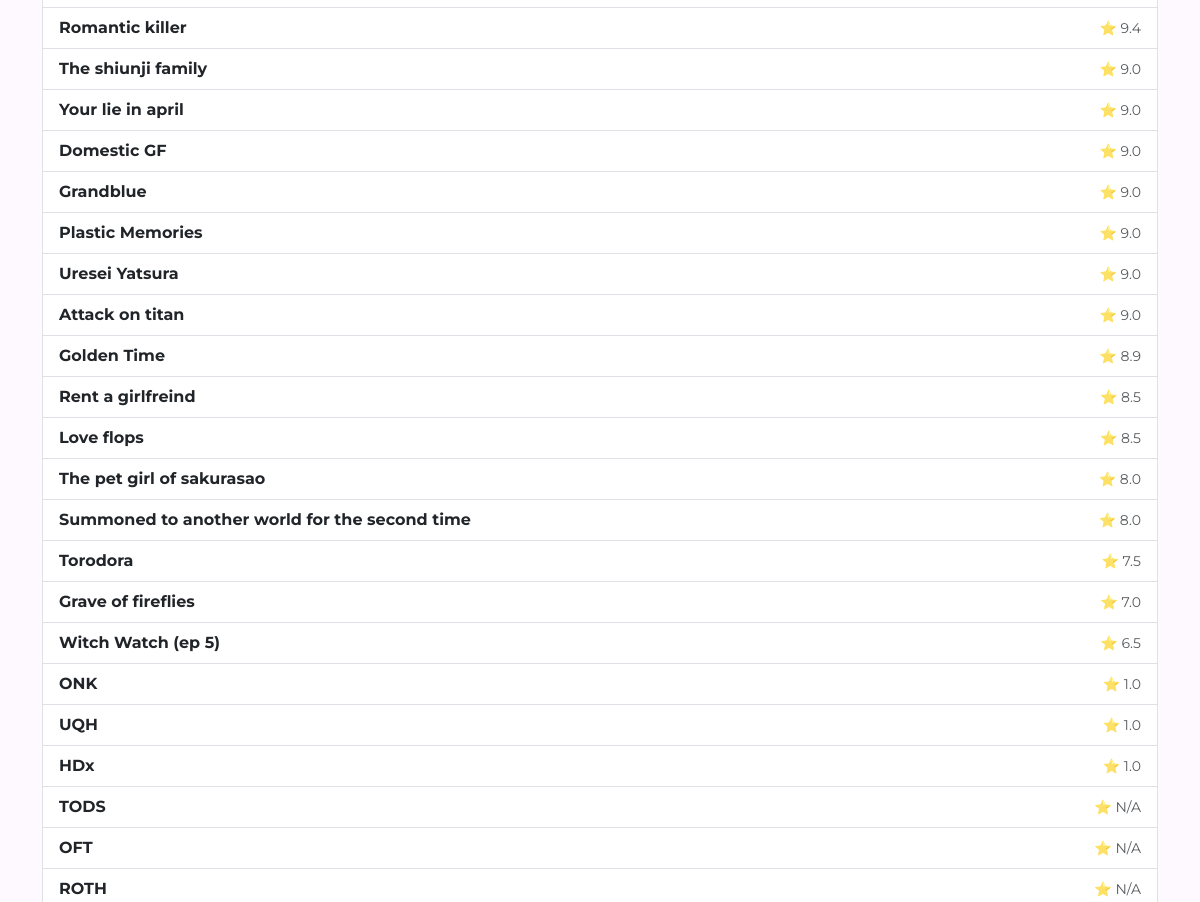
The page /list (signed in, middle part) on the database as committed earlier.
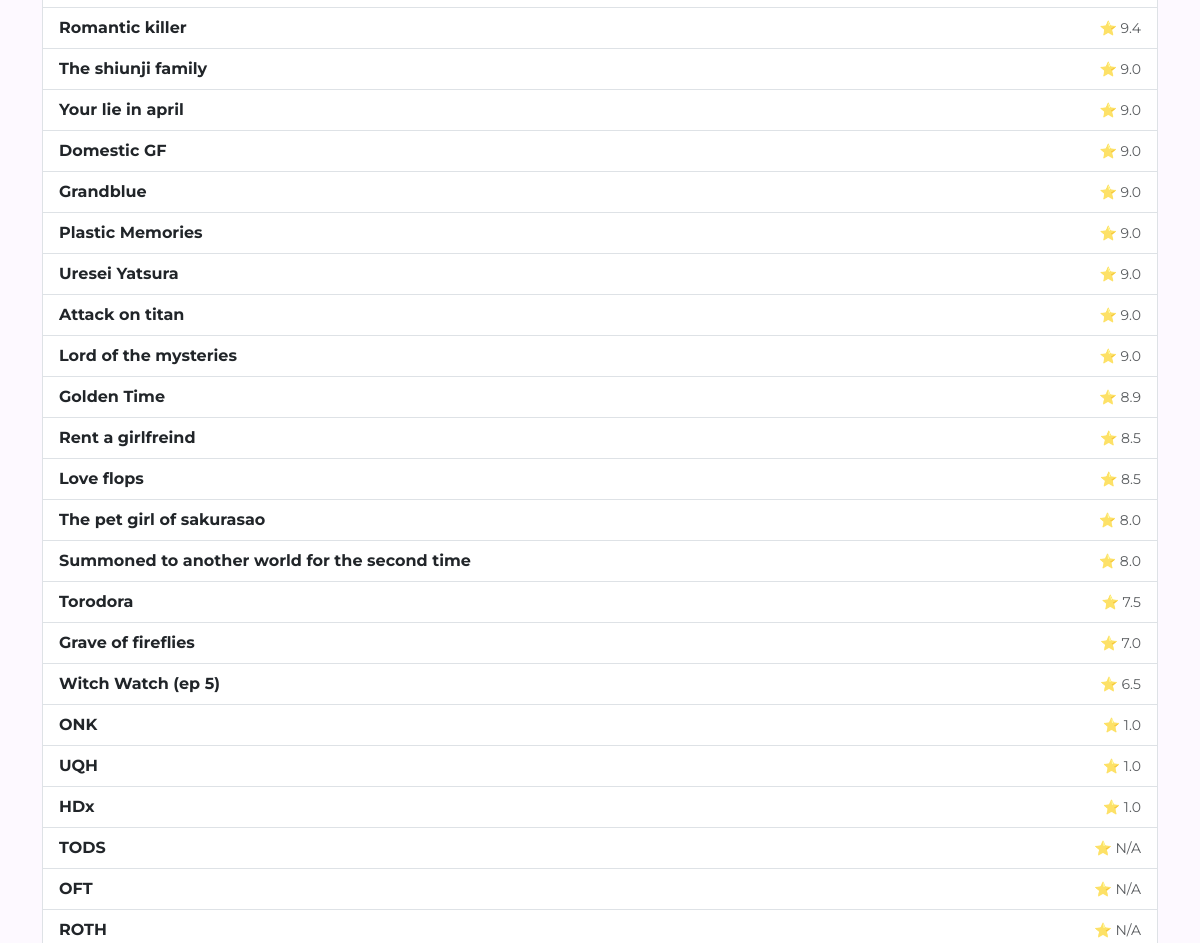
The same page on the database as committed later.
### tables this page shows
CREATE TABLE anime (
            id INTEGER PRIMARY KEY AUTOINCREMENT,
            title TEXT NOT NULL,
            rating REAL,
            thoughts TEXT,
            date TEXT,
            sequel TEXT,
            details_url TEXT,
            background_url TEXT,
            user_id INTEGER, poster_url TEXT,
            FOREIGN KEY(user_id) REFERENCES users(id) ON DELETE SET NULL
        );

### app.py (the view)
@app.route("/list")
@login_required
def list_view():
    sort_by = request.args.get("sort", "rating")  # default: rating
    order = request.args.get("order", "desc")     # default: descending
    filter_null = request.args.get("filter", "nonull")  # default: filter out NULLs
    if sort_by not in {"date", "rating"}:
        sort_by = "rating"
    if order not in {"asc", "desc"}:
        order = "desc"
    if filter_null not in {"nonull", "all"}:
        filter_null = "nonull"
    sort_column = "rating" if sort_by == "rating" else "date"
    user_id = session.get("user_id")
    base_query = "SELECT id, title, rating, date FROM anime WHERE user_id = ?"
    if filter_null == "nonull":
        base_query += f" AND {sort_column} IS NOT NULL"
    base_query += f" ORDER BY {sort_column} {order.upper()}"
    conn = get_db()
    db = conn.cursor()
    db.execute(base_query, (user_id,))
    anime_list = db.fetchall()
    db.close()
    conn.close()
    return render_template("list.html",
        anime_list=anime_list,
        sort_by=sort_by,
        order=order,
        filter_null=filter_null
    )

### app.py (called while the page is built)
def login_required(f):
    @wraps(f)
    def wrapper(*args, **kwargs):
        if "user_id" not in session:
            flash("Login required.")
            return redirect("/login")
        return f(*args, **kwargs)
    return wrapper

def get_db():
    return sqlite3.connect("anime.db")

### templates/list.html (shortened to what this page needs)
{% extends "layout.html" %}
{% block main %}
<ul class="list-group" id="animeList">
    {% for anime in anime_list %}
        <a href="/preview#anime-{{ anime[0] }}"
           class="list-group-item list-group-item-action d-flex justify-content-between align-items-center anime-entry">
            <strong>{{ anime[1] }}</strong>
            <span class="text-muted small">
                {% if sort_by == 'rating' %}
                    ⭐ {{ anime[2] if anime[2] else "N/A" }}
                {% else %}
                    {{ anime[3]|datetimeformat('%b %Y') if anime[3] else "No Date" }}
                {% endif %}
            </span>
        </a>
    {% endfor %}
</ul>
{% endblock %}

### templates/layout.html (shortened to what this page needs)
<!DOCTYPE html>
<html lang="en">
<head>
    <link href="https://cdn.jsdelivr.net/npm/bootstrap@5.3.3/dist/css/bootstrap.min.css" rel="stylesheet">
    <link rel="stylesheet" href="/static/style.css">
    <link rel="stylesheet" href="https://cdn.jsdelivr.net/npm/swiper@11/swiper-bundle.min.css" />
</head>
<body>
    <main class="container my-5">
        {% block main %}{% endblock %}
    </main>
</body>
</html>

### static/style.css (style rules this page uses)
body { background-color: #fdf9ff; color: #333; }
a { text-decoration: none; }

### templates/layout.html (style rules this page uses)
body { font-family: 'Montserrat', sans-serif; background-color: #fdf9ff; color: #333; }

Rows that differ between the two databases and show on the page:
added anime: title "Lord of the mysteries", rating "9.0"
